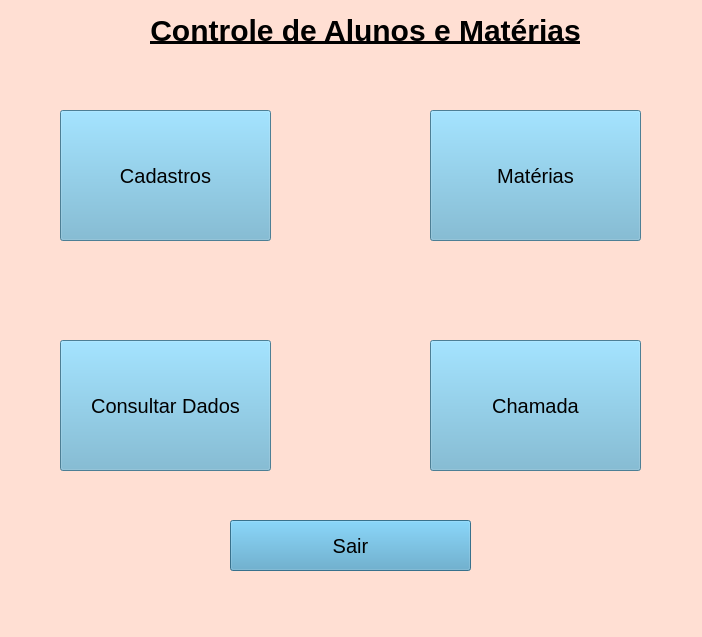
<?xml version="1.0" encoding="UTF-8"?>
<ui version="4.0">
 <class>MainWindow</class>
 <widget class="QMainWindow" name="MainWindow">
  <property name="geometry">
   <rect>
    <x>0</x>
    <y>0</y>
    <width>702</width>
    <height>637</height>
   </rect>
  </property>
  <property name="palette">
   <palette>
    <active>
     <colorrole role="WindowText">
      <brush brushstyle="SolidPattern">
       <color alpha="255">
        <red>0</red>
        <green>0</green>
        <blue>0</blue>
       </color>
      </brush>
     </colorrole>
     <colorrole role="Button">
      <brush brushstyle="SolidPattern">
       <color alpha="255">
        <red>30</red>
        <green>195</green>
        <blue>255</blue>
       </color>
      </brush>
     </colorrole>
     <colorrole role="Light">
      <brush brushstyle="SolidPattern">
       <color alpha="255">
        <red>255</red>
        <green>255</green>
        <blue>255</blue>
       </color>
      </brush>
     </colorrole>
     <colorrole role="Midlight">
      <brush brushstyle="SolidPattern">
       <color alpha="255">
        <red>255</red>
        <green>239</green>
        <blue>233</blue>
       </color>
      </brush>
     </colorrole>
     <colorrole role="Dark">
      <brush brushstyle="SolidPattern">
       <color alpha="255">
        <red>127</red>
        <green>111</green>
        <blue>105</blue>
       </color>
      </brush>
     </colorrole>
     <colorrole role="Mid">
      <brush brushstyle="SolidPattern">
       <color alpha="255">
        <red>170</red>
        <green>149</green>
        <blue>141</blue>
       </color>
      </brush>
     </colorrole>
     <colorrole role="Text">
      <brush brushstyle="SolidPattern">
       <color alpha="255">
        <red>0</red>
        <green>0</green>
        <blue>0</blue>
       </color>
      </brush>
     </colorrole>
     <colorrole role="BrightText">
      <brush brushstyle="SolidPattern">
       <color alpha="255">
        <red>255</red>
        <green>255</green>
        <blue>255</blue>
       </color>
      </brush>
     </colorrole>
     <colorrole role="ButtonText">
      <brush brushstyle="SolidPattern">
       <color alpha="255">
        <red>0</red>
        <green>0</green>
        <blue>0</blue>
       </color>
      </brush>
     </colorrole>
     <colorrole role="Base">
      <brush brushstyle="SolidPattern">
       <color alpha="255">
        <red>255</red>
        <green>255</green>
        <blue>255</blue>
       </color>
      </brush>
     </colorrole>
     <colorrole role="Window">
      <brush brushstyle="SolidPattern">
       <color alpha="255">
        <red>255</red>
        <green>223</green>
        <blue>211</blue>
       </color>
      </brush>
     </colorrole>
     <colorrole role="Shadow">
      <brush brushstyle="SolidPattern">
       <color alpha="255">
        <red>0</red>
        <green>0</green>
        <blue>0</blue>
       </color>
      </brush>
     </colorrole>
     <colorrole role="AlternateBase">
      <brush brushstyle="SolidPattern">
       <color alpha="255">
        <red>255</red>
        <green>239</green>
        <blue>233</blue>
       </color>
      </brush>
     </colorrole>
     <colorrole role="ToolTipBase">
      <brush brushstyle="SolidPattern">
       <color alpha="255">
        <red>255</red>
        <green>255</green>
        <blue>220</blue>
       </color>
      </brush>
     </colorrole>
     <colorrole role="ToolTipText">
      <brush brushstyle="SolidPattern">
       <color alpha="255">
        <red>0</red>
        <green>0</green>
        <blue>0</blue>
       </color>
      </brush>
     </colorrole>
     <colorrole role="PlaceholderText">
      <brush brushstyle="SolidPattern">
       <color alpha="128">
        <red>0</red>
        <green>0</green>
        <blue>0</blue>
       </color>
      </brush>
     </colorrole>
    </active>
    <inactive>
     <colorrole role="WindowText">
      <brush brushstyle="SolidPattern">
       <color alpha="255">
        <red>0</red>
        <green>0</green>
        <blue>0</blue>
       </color>
      </brush>
     </colorrole>
     <colorrole role="Button">
      <brush brushstyle="SolidPattern">
       <color alpha="255">
        <red>30</red>
        <green>195</green>
        <blue>255</blue>
       </color>
      </brush>
     </colorrole>
     <colorrole role="Light">
      <brush brushstyle="SolidPattern">
       <color alpha="255">
        <red>255</red>
        <green>255</green>
        <blue>255</blue>
       </color>
      </brush>
     </colorrole>
     <colorrole role="Midlight">
      <brush brushstyle="SolidPattern">
       <color alpha="255">
        <red>255</red>
        <green>239</green>
        <blue>233</blue>
       </color>
      </brush>
     </colorrole>
     <colorrole role="Dark">
      <brush brushstyle="SolidPattern">
       <color alpha="255">
        <red>127</red>
        <green>111</green>
        <blue>105</blue>
       </color>
      </brush>
     </colorrole>
     <colorrole role="Mid">
      <brush brushstyle="SolidPattern">
       <color alpha="255">
        <red>170</red>
        <green>149</green>
        <blue>141</blue>
       </color>
      </brush>
     </colorrole>
     <colorrole role="Text">
      <brush brushstyle="SolidPattern">
       <color alpha="255">
        <red>0</red>
        <green>0</green>
        <blue>0</blue>
       </color>
      </brush>
     </colorrole>
     <colorrole role="BrightText">
      <brush brushstyle="SolidPattern">
       <color alpha="255">
        <red>255</red>
        <green>255</green>
        <blue>255</blue>
       </color>
      </brush>
     </colorrole>
     <colorrole role="ButtonText">
      <brush brushstyle="SolidPattern">
       <color alpha="255">
        <red>0</red>
        <green>0</green>
        <blue>0</blue>
       </color>
      </brush>
     </colorrole>
     <colorrole role="Base">
      <brush brushstyle="SolidPattern">
       <color alpha="255">
        <red>255</red>
        <green>255</green>
        <blue>255</blue>
       </color>
      </brush>
     </colorrole>
     <colorrole role="Window">
      <brush brushstyle="SolidPattern">
       <color alpha="255">
        <red>255</red>
        <green>223</green>
        <blue>211</blue>
       </color>
      </brush>
     </colorrole>
     <colorrole role="Shadow">
      <brush brushstyle="SolidPattern">
       <color alpha="255">
        <red>0</red>
        <green>0</green>
        <blue>0</blue>
       </color>
      </brush>
     </colorrole>
     <colorrole role="AlternateBase">
      <brush brushstyle="SolidPattern">
       <color alpha="255">
        <red>255</red>
        <green>239</green>
        <blue>233</blue>
       </color>
      </brush>
     </colorrole>
     <colorrole role="ToolTipBase">
      <brush brushstyle="SolidPattern">
       <color alpha="255">
        <red>255</red>
        <green>255</green>
        <blue>220</blue>
       </color>
      </brush>
     </colorrole>
     <colorrole role="ToolTipText">
      <brush brushstyle="SolidPattern">
       <color alpha="255">
        <red>0</red>
        <green>0</green>
        <blue>0</blue>
       </color>
      </brush>
     </colorrole>
     <colorrole role="PlaceholderText">
      <brush brushstyle="SolidPattern">
       <color alpha="128">
        <red>0</red>
        <green>0</green>
        <blue>0</blue>
       </color>
      </brush>
     </colorrole>
    </inactive>
    <disabled>
     <colorrole role="WindowText">
      <brush brushstyle="SolidPattern">
       <color alpha="255">
        <red>127</red>
        <green>111</green>
        <blue>105</blue>
       </color>
      </brush>
     </colorrole>
     <colorrole role="Button">
      <brush brushstyle="SolidPattern">
       <color alpha="255">
        <red>30</red>
        <green>195</green>
        <blue>255</blue>
       </color>
      </brush>
     </colorrole>
     <colorrole role="Light">
      <brush brushstyle="SolidPattern">
       <color alpha="255">
        <red>255</red>
        <green>255</green>
        <blue>255</blue>
       </color>
      </brush>
     </colorrole>
     <colorrole role="Midlight">
      <brush brushstyle="SolidPattern">
       <color alpha="255">
        <red>255</red>
        <green>239</green>
        <blue>233</blue>
       </color>
      </brush>
     </colorrole>
     <colorrole role="Dark">
      <brush brushstyle="SolidPattern">
       <color alpha="255">
        <red>127</red>
        <green>111</green>
        <blue>105</blue>
       </color>
      </brush>
     </colorrole>
     <colorrole role="Mid">
      <brush brushstyle="SolidPattern">
       <color alpha="255">
        <red>170</red>
        <green>149</green>
        <blue>141</blue>
       </color>
      </brush>
     </colorrole>
     <colorrole role="Text">
      <brush brushstyle="SolidPattern">
       <color alpha="255">
        <red>127</red>
        <green>111</green>
        <blue>105</blue>
       </color>
      </brush>
     </colorrole>
     <colorrole role="BrightText">
      <brush brushstyle="SolidPattern">
       <color alpha="255">
        <red>255</red>
        <green>255</green>
        <blue>255</blue>
       </color>
      </brush>
     </colorrole>
     <colorrole role="ButtonText">
      <brush brushstyle="SolidPattern">
       <color alpha="255">
        <red>127</red>
        <green>111</green>
        <blue>105</blue>
       </color>
      </brush>
     </colorrole>
     <colorrole role="Base">
      <brush brushstyle="SolidPattern">
       <color alpha="255">
        <red>255</red>
        <green>223</green>
        <blue>211</blue>
       </color>
      </brush>
     </colorrole>
     <colorrole role="Window">
      <brush brushstyle="SolidPattern">
       <color alpha="255">
        <red>255</red>
        <green>223</green>
        <blue>211</blue>
       </color>
      </brush>
     </colorrole>
     <colorrole role="Shadow">
      <brush brushstyle="SolidPattern">
       <color alpha="255">
        <red>0</red>
        <green>0</green>
        <blue>0</blue>
       </color>
      </brush>
     </colorrole>
     <colorrole role="AlternateBase">
      <brush brushstyle="SolidPattern">
       <color alpha="255">
        <red>255</red>
        <green>223</green>
        <blue>211</blue>
       </color>
      </brush>
     </colorrole>
     <colorrole role="ToolTipBase">
      <brush brushstyle="SolidPattern">
       <color alpha="255">
        <red>255</red>
        <green>255</green>
        <blue>220</blue>
       </color>
      </brush>
     </colorrole>
     <colorrole role="ToolTipText">
      <brush brushstyle="SolidPattern">
       <color alpha="255">
        <red>0</red>
        <green>0</green>
        <blue>0</blue>
       </color>
      </brush>
     </colorrole>
     <colorrole role="PlaceholderText">
      <brush brushstyle="SolidPattern">
       <color alpha="128">
        <red>0</red>
        <green>0</green>
        <blue>0</blue>
       </color>
      </brush>
     </colorrole>
    </disabled>
   </palette>
  </property>
  <property name="windowTitle">
   <string>MainWindow</string>
  </property>
  <widget class="QWidget" name="centralwidget">
   <widget class="QLabel" name="label">
    <property name="geometry">
     <rect>
      <x>90</x>
      <y>10</y>
      <width>551</width>
      <height>41</height>
     </rect>
    </property>
    <property name="font">
     <font>
      <pointsize>-1</pointsize>
      <weight>75</weight>
      <bold>true</bold>
      <underline>true</underline>
     </font>
    </property>
    <property name="styleSheet">
     <string notr="true">font-size:30px;</string>
    </property>
    <property name="text">
     <string>Controle de Alunos e Matérias</string>
    </property>
    <property name="alignment">
     <set>Qt::AlignCenter</set>
    </property>
   </widget>
   <widget class="QPushButton" name="pushButton">
    <property name="geometry">
     <rect>
      <x>60</x>
      <y>110</y>
      <width>211</width>
      <height>131</height>
     </rect>
    </property>
    <property name="styleSheet">
     <string notr="true">font-size:20px;
box-shadow: none;
background-color:#6CB2D1</string>
    </property>
    <property name="text">
     <string>Cadastros</string>
    </property>
   </widget>
   <widget class="QPushButton" name="pushButton_2">
    <property name="geometry">
     <rect>
      <x>430</x>
      <y>110</y>
      <width>211</width>
      <height>131</height>
     </rect>
    </property>
    <property name="styleSheet">
     <string notr="true">font-size:20px;
box-shadow: none;
background-color:#6CB2D1</string>
    </property>
    <property name="text">
     <string>Matérias</string>
    </property>
   </widget>
   <widget class="QPushButton" name="pushButton_3">
    <property name="geometry">
     <rect>
      <x>60</x>
      <y>340</y>
      <width>211</width>
      <height>131</height>
     </rect>
    </property>
    <property name="styleSheet">
     <string notr="true">font-size:20px;
box-shadow: none;
background-color:#6CB2D1</string>
    </property>
    <property name="text">
     <string>Consultar Dados</string>
    </property>
   </widget>
   <widget class="QPushButton" name="pushButton_4">
    <property name="geometry">
     <rect>
      <x>430</x>
      <y>340</y>
      <width>211</width>
      <height>131</height>
     </rect>
    </property>
    <property name="styleSheet">
     <string notr="true">font-size:20px;
box-shadow: none;
background-color:#6CB2D1</string>
    </property>
    <property name="text">
     <string>Chamada</string>
    </property>
   </widget>
   <widget class="QPushButton" name="pushButton_5">
    <property name="geometry">
     <rect>
      <x>230</x>
      <y>520</y>
      <width>241</width>
      <height>51</height>
     </rect>
    </property>
    <property name="styleSheet">
     <string notr="true">font-size:20px;
background-color:#4F9EC4</string>
    </property>
    <property name="text">
     <string>Sair</string>
    </property>
   </widget>
  </widget>
  <widget class="QMenuBar" name="menubar">
   <property name="geometry">
    <rect>
     <x>0</x>
     <y>0</y>
     <width>702</width>
     <height>26</height>
    </rect>
   </property>
  </widget>
 </widget>
 <resources/>
 <connections/>
</ui>
